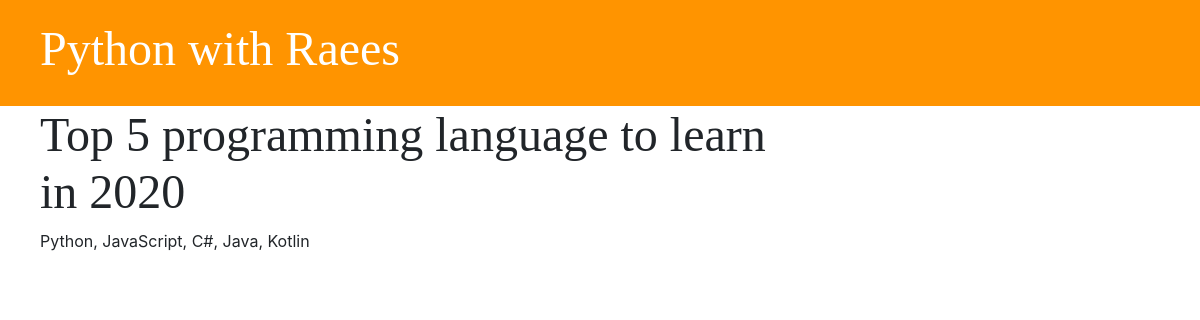
Page /post/2/ on the earlier database version.
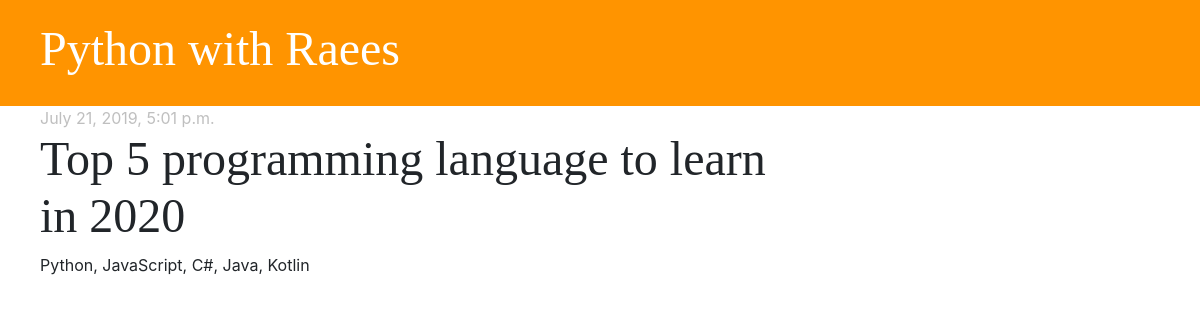
Same page on the later database version.
### blog/models.py (models this page shows, shortened)
class Post(models.Model):
    author         = models.ForeignKey('auth.User', on_delete=models.CASCADE)
    title          = models.CharField(max_length=200)
    body           = models.TextField()
    created_date   = models.DateTimeField(default=timezone.now)
    published_date = models.DateTimeField(blank=True, null=True)

### blog/views.py (the view)
# urls.py: path('post/<int:pk>/', views.post_detail, name='post_detail'),
def post_detail(request, pk):
    post = get_object_or_404(Post, pk=pk)
    stuff_for_frontend = {'post': post}
    return render(request, 'blog/post_detail.html', stuff_for_frontend)

### blog/templates/blog/post_detail.html (shortened to what this page needs)
{% extends 'blog/base.html' %}
{% block content %}
    <div class="row">
        <div class="post">
            {% if post.published_date %}
            <div class="date">
                {{ post.published_date }}
            </div>
        {% endif %}
        <h2>{{ post.title }}</h2>
        <p>{{ post.body|linebreaksbr }}</p>
        </div>
    </div>
{% endblock %}

Differences in the rows shown:
changed Post "Python, JavaScript, C#, Java, Kotlin": published_date (not shown) → "July 21, 2019, 5:01 p.m."
